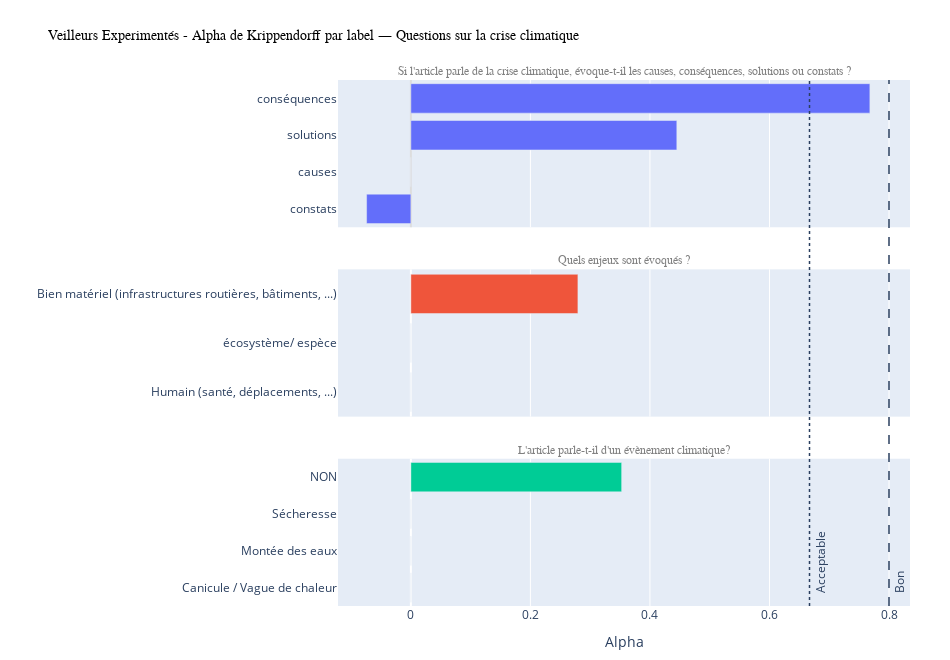

This figure's notebook cell:
### Code cell
# Questions Climat
alpha_dict_climat_exp = {q: alpha_dict_exp[q] for q in questions_climat if q in alpha_dict_exp}
fig = make_multi_figure(alpha_dict_climat_exp, titre = "Veilleurs Experimentés - Alpha de Krippendorff par label — Questions sur la crise climatique", width=950)
fig.show()

### Figure 1 — Plotly figure (JSON) as saved in the notebook; plotly's stock layout.template omitted (floating-point values rounded to 4 significant figures)
{"data": [{"hovertemplate": "<b>%{y}</b><br>Alpha: %{x:.3f}<extra></extra>", "orientation": "h", "showlegend": false, "type": "bar", "x": [-0.07407, 0.0, 0.445, 0.768], "xaxis": "x", "y": ["constats", "causes", "solutions", "conséquences"], "yaxis": "y"}, {"hovertemplate": "<b>%{y}</b><br>Alpha: %{x:.3f}<extra></extra>", "orientation": "h", "showlegend": false, "type": "bar", "x": [0.0, 0.0, 0.2795], "xaxis": "x2", "y": ["Humain (santé, déplacements, ...)", "écosystème/ espèce", "Bien matériel (infrastructures routières, bâtiments, ...)"], "yaxis": "y2"}, {"hovertemplate": "<b>%{y}</b><br>Alpha: %{x:.3f}<extra></extra>", "orientation": "h", "showlegend": false, "type": "bar", "x": [0.0, 0.0, 0.0, 0.3527], "xaxis": "x3", "y": ["Canicule / Vague de chaleur", "Montée des eaux", "Sécheresse", "NON"], "yaxis": "y3"}], "layout": {"annotations": [{"font": {"color": "gray", "family": "Arial", "size": 12}, "showarrow": false, "text": "Si l'article parle de la crise climatique, évoque-t-il les causes, conséquences, solutions ou constats ?", "x": 0.5, "xanchor": "center", "xref": "paper", "y": 1, "yanchor": "bottom", "yref": "paper"}, {"font": {"color": "gray", "family": "Arial", "size": 12}, "showarrow": false, "text": "Quels enjeux sont évoqués ?", "x": 0.5, "xanchor": "center", "xref": "paper", "y": 0.64, "yanchor": "bottom", "yref": "paper"}, {"font": {"color": "gray", "family": "Arial", "size": 12}, "showarrow": false, "text": "L'article parle-t-il d'un évènement climatique?", "x": 0.5, "xanchor": "center", "xref": "paper", "y": 0.28, "yanchor": "bottom", "yref": "paper"}, {"font": {"color": "#2A3F5F", "size": 12}, "showarrow": false, "text": "Acceptable", "textangle": -90, "x": 0.667, "xanchor": "left", "xref": "x", "y": 0.02, "yanchor": "bottom", "yref": "paper"}, {"font": {"color": "#2A3F5F", "size": 12}, "showarrow": false, "text": "Bon", "textangle": -90, "x": 0.8, "xanchor": "left", "xref": "x", "y": 0.02, "yanchor": "bottom", "yref": "paper"}], "bargap": 0.2, "height": 660, "margin": {"b": 40, "l": 160, "r": 40, "t": 80}, "shapes": [{"line": {"color": "#2A3F5F", "dash": "dot", "width": 1.5}, "type": "line", "x0": 0.667, "x1": 0.667, "xref": "x", "y0": 0, "y1": 1, "yref": "paper"}, {"line": {"color": "#2A3F5F", "dash": "dash", "width": 1.5}, "type": "line", "x0": 0.8, "x1": 0.8, "xref": "x", "y0": 0, "y1": 1, "yref": "paper"}], "title": {"font": {"color": "black", "family": "Arial", "size": 14}, "text": "Veilleurs Experimentés - Alpha de Krippendorff par label — Questions sur la crise climatique"}, "width": 950, "xaxis": {"anchor": "y", "domain": [0, 1], "matches": "x3", "range": [-0.1241, 1], "showticklabels": false, "title": {"text": ""}, "zeroline": true, "zerolinecolor": "#ddd"}, "xaxis2": {"anchor": "y2", "domain": [0, 1], "matches": "x3", "showticklabels": false, "title": {"text": ""}}, "xaxis3": {"anchor": "y3", "domain": [0, 1], "showticklabels": true, "title": {"text": "Alpha"}}, "yaxis": {"anchor": "x", "automargin": true, "domain": [0.72, 1], "title": {"text": ""}}, "yaxis2": {"anchor": "x2", "automargin": true, "domain": [0.36, 0.64], "title": {"text": ""}}, "yaxis3": {"anchor": "x3", "automargin": true, "domain": [0, 0.28], "title": {"text": ""}}}}
